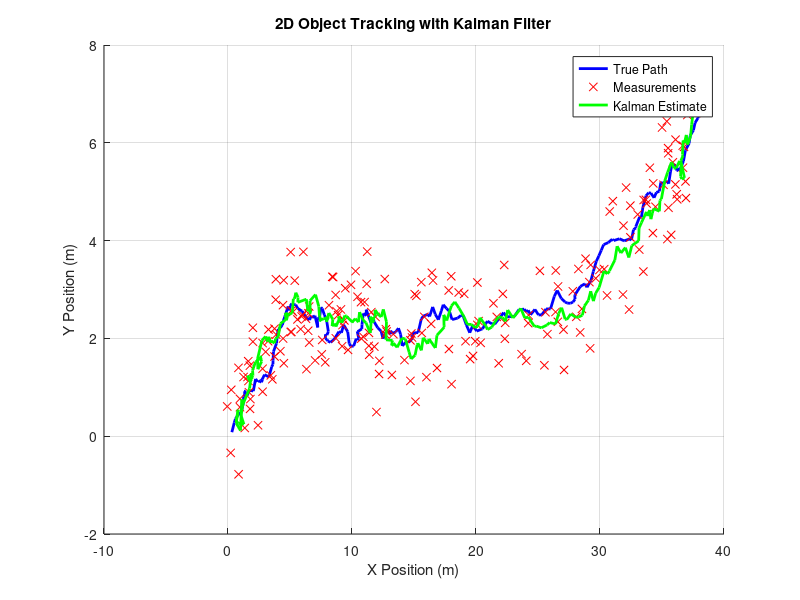

The MATLAB script that drew this image:
clc; clear; close all;

%% Parameters
dt = 0.1;               % Time step (s)
T  = 20;                % Total time (s)
N  = T/dt;              % Number of steps

%% True system (object moving in 2D with constant velocity)
vx_true = 1;            % True x velocity (m/s)
vy_true = 0.5;          % True y velocity (m/s)

%% State-space model
% State vector: [x; y; vx; vy]
A = [1 0 dt 0;   % State transition
     0 1 0 dt;
     0 0 1  0;
     0 0 0  1];

H = [1 0 0 0;   % Measurement matrix (we only measure position)
     0 1 0 0];

Q = 0.01 * eye(4);  % Process noise covariance
R = 0.5 * eye(2);   % Measurement noise covariance

%% Initialization
x = [0; 0; vx_true; vy_true];  % Initial true state
x_est = [0; 0; 0; 0];          % Initial estimate
P = eye(4);                    % Initial estimation covariance

%% Storage
true_states = zeros(4,N);
meas = zeros(2,N);
estimates = zeros(4,N);

%% Helper function for multivariate Gaussian noise (no toolbox needed)
randn_cov = @(cov,n) chol(cov,'lower') * randn(size(cov,1),n);

%% Simulation loop
for k = 1:N
    % True motion with process noise
    x = A * x + randn_cov(Q,1);
    true_states(:,k) = x;
    
    % Measurement (position only, noisy)
    z = H * x + randn_cov(R,1);
    meas(:,k) = z;
    
    % === Kalman Filter ===
    % Prediction
    x_pred = A * x_est;
    P_pred = A * P * A' + Q;
    
    % Update
    K = P_pred * H' / (H * P_pred * H' + R);   % Kalman gain
    x_est = x_pred + K * (z - H * x_pred);
    P = (eye(4) - K*H) * P_pred;
    
    % Store
    estimates(:,k) = x_est;
end

%% Visualization
figure; hold on; grid on;
plot(true_states(1,:), true_states(2,:), 'b-', 'LineWidth', 2);       % True path
plot(meas(1,:), meas(2,:), 'rx', 'MarkerSize', 6);                    % Noisy measurements
plot(estimates(1,:), estimates(2,:), 'g-', 'LineWidth', 2);           % Kalman estimate
legend('True Path','Measurements','Kalman Estimate');
xlabel('X Position (m)');
ylabel('Y Position (m)');
title('2D Object Tracking with Kalman Filter');
